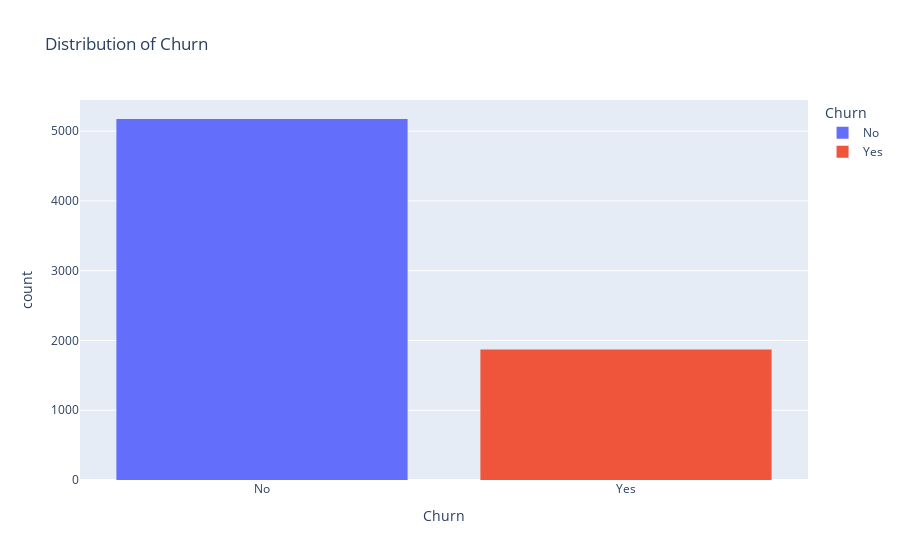

This figure's notebook cell:
### Markdown cell above
**EDA**

### Code cell
# distribution of churn

fig = px.histogram(df, x='Churn', color='Churn', title='Distribution of Churn')
fig.show()
fig.write_image("churn_distribution.png")
Image("churn_distribution.png")

### Figure 1 — Plotly figure (JSON) as saved in the notebook; plotly's stock layout.template omitted (floating-point values rounded to 4 significant figures; data arrays with more than 128 entries replaced by an {"elided": "..."} marker saying what was removed)
{"data": [{"alignmentgroup": "True", "bingroup": "x", "hovertemplate": "Churn=%{x}<br>count=%{y}<extra></extra>", "legendgroup": "No", "marker": {"color": "#636efa", "pattern": {"shape": ""}}, "name": "No", "offsetgroup": "No", "orientation": "v", "showlegend": true, "type": "histogram", "x": {"elided": "5174 str values"}, "xaxis": "x", "yaxis": "y"}, {"alignmentgroup": "True", "bingroup": "x", "hovertemplate": "Churn=%{x}<br>count=%{y}<extra></extra>", "legendgroup": "Yes", "marker": {"color": "#EF553B", "pattern": {"shape": ""}}, "name": "Yes", "offsetgroup": "Yes", "orientation": "v", "showlegend": true, "type": "histogram", "x": {"elided": "1869 str values"}, "xaxis": "x", "yaxis": "y"}], "layout": {"barmode": "relative", "legend": {"title": {"text": "Churn"}, "tracegroupgap": 0}, "title": {"text": "Distribution of Churn"}, "xaxis": {"anchor": "y", "categoryarray": ["No", "Yes"], "categoryorder": "array", "domain": [0, 1], "title": {"text": "Churn"}}, "yaxis": {"anchor": "x", "domain": [0, 1], "title": {"text": "count"}}}}
